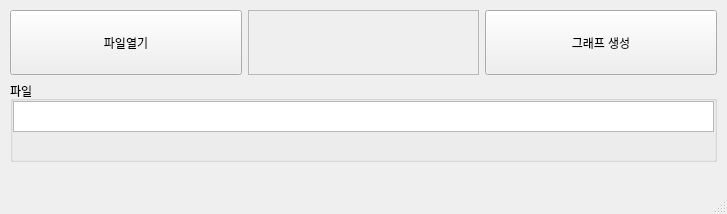
<?xml version="1.0" encoding="UTF-8"?>
<ui version="4.0">
 <class>MainWindow</class>
 <widget class="QMainWindow" name="MainWindow">
  <property name="geometry">
   <rect>
    <x>0</x>
    <y>0</y>
    <width>727</width>
    <height>214</height>
   </rect>
  </property>
  <property name="windowTitle">
   <string>MatPlot_GUI</string>
  </property>
  <widget class="QWidget" name="centralwidget">
   <layout class="QGridLayout" name="gridLayout">
    <property name="leftMargin">
     <number>10</number>
    </property>
    <property name="topMargin">
     <number>10</number>
    </property>
    <property name="rightMargin">
     <number>10</number>
    </property>
    <property name="bottomMargin">
     <number>30</number>
    </property>
    <item row="0" column="0">
     <layout class="QHBoxLayout" name="horizontalLayout">
      <item>
       <widget class="QPushButton" name="open_btn">
        <property name="minimumSize">
         <size>
          <width>0</width>
          <height>65</height>
         </size>
        </property>
        <property name="sizeIncrement">
         <size>
          <width>0</width>
          <height>0</height>
         </size>
        </property>
        <property name="baseSize">
         <size>
          <width>0</width>
          <height>0</height>
         </size>
        </property>
        <property name="text">
         <string>파일열기</string>
        </property>
        <property name="shortcut">
         <string>Ctrl+O</string>
        </property>
       </widget>
      </item>
      <item>
       <widget class="QFrame" name="frame">
        <property name="frameShape">
         <enum>QFrame::StyledPanel</enum>
        </property>
        <property name="frameShadow">
         <enum>QFrame::Raised</enum>
        </property>
       </widget>
      </item>
      <item>
       <widget class="QPushButton" name="graph_btn">
        <property name="minimumSize">
         <size>
          <width>0</width>
          <height>65</height>
         </size>
        </property>
        <property name="text">
         <string>그래프 생성</string>
        </property>
       </widget>
      </item>
     </layout>
    </item>
    <item row="1" column="0">
     <widget class="QGroupBox" name="groupBox">
      <property name="title">
       <string>파일</string>
      </property>
      <widget class="QPlainTextEdit" name="text_file">
       <property name="geometry">
        <rect>
         <x>3</x>
         <y>20</y>
         <width>701</width>
         <height>31</height>
        </rect>
       </property>
      </widget>
     </widget>
    </item>
   </layout>
  </widget>
  <widget class="QMenuBar" name="menubar">
   <property name="geometry">
    <rect>
     <x>0</x>
     <y>0</y>
     <width>727</width>
     <height>26</height>
    </rect>
   </property>
  </widget>
  <widget class="QStatusBar" name="statusbar"/>
 </widget>
 <resources/>
 <connections/>
</ui>
